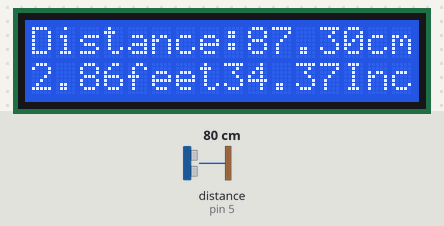
Bench run of a sketch on a simulated Arduino Uno, built with avr-gcc and run on an emulated ATmega328P. Parts: 16×2 character LCD. Wiring (inferred from the names in the program): ultrasonic range finder: trigger pin 3; echo pin 5. The inputs (shaded band) are chosen by the test bench; at power-on: distance to the obstacle (sensor on pin 5) 80 cm. The echo pulse lasts 58.3 µs per cm; what the sketch prints to the serial monitor is not drawn.

Above: at 1.26 s.
1.3 s: distance to the obstacle (sensor on pin 5) set to 2 cm
At 1.36 s:
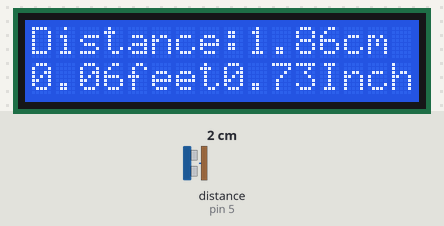
2.9 s: distance to the obstacle (sensor on pin 5) set to 4 cm
At 3.0 s:
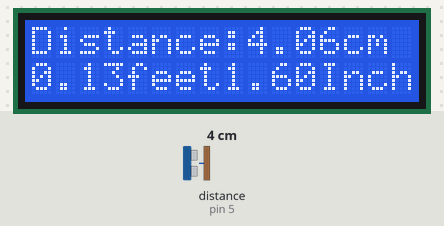
4.4 s: distance to the obstacle (sensor on pin 5) set to 60 cm
At 4.52 s:
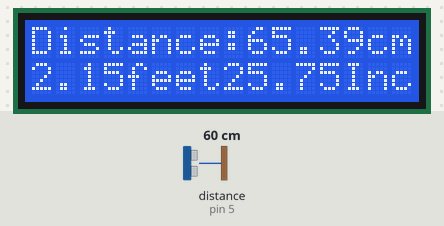

Measured:
- after the input at 1.3 s, the display: first differs from a run without the input at once (image 1)
- after the input at 2.9 s, the display: first differs from a run without the input after 0.05 s (image 2)
- after the input at 4.4 s, the display: first differs from a run without the input after 0.08 s (image 3)

The sketch:

Class_56_Serial_Plotter_With_HC-SR05.ino
```cpp
int trigPin = 3;
int echoPin = 5;
int pingTravelTime;
float distance;

#include <LiquidCrystal.h>
int rs = 4;
int en = 7;
int d4 = 8;
int d5 = 9;
int d6 = 10;
int d7 = 11;
LiquidCrystal lcd ( rs, en , d4 , d5, d6, d7);

void setup() {
  // put your setup code here, to run once:
  Serial.begin(9600);

  lcd.begin(16,2);

  pinMode(trigPin,OUTPUT);
  pinMode(echoPin,INPUT);


}

void loop() {
  // put your main code here, to run repeatedly:
  digitalWrite(trigPin,LOW);
  delayMicroseconds(10);
  digitalWrite(trigPin,HIGH);
  delayMicroseconds(10);
  digitalWrite(trigPin,LOW);
  delayMicroseconds(10);
  pingTravelTime = pulseIn(echoPin,HIGH);//int Microseconds

  distance = 0.0187909164 * pingTravelTime;

  Serial.print(0);
  Serial.print(",");
  //Serial.print(pingTravelTime);
  Serial.print(distance);
  Serial.print(",");
  Serial.println(10);

  lcd.setCursor(0,0);
  lcd.print("Distance:");
  lcd.print(distance);
  lcd.print("cm");
  lcd.setCursor(0,1);
  lcd.print(distance*0.0328084);
  lcd.print("feet");
  lcd.print(distance*0.393701);
  lcd.print("Inch");
  delay(100);
  lcd.clear();

}
```
